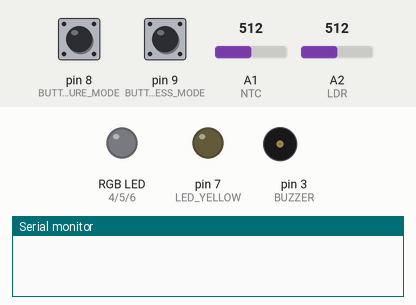
Bench run of a sketch on a simulated Arduino Uno, built with avr-gcc and run on an emulated ATmega328P. On the bench: an RGB LED mixed from three pins (HIGH = lit), output pins drawn as LEDs (lit = HIGH), buzzer (waves = sounding), the last lines printed to the serial monitor. The inputs (shaded band) are chosen by the test bench; at power-on: pin 8 (BUTTON_TEMPERATURE_MODE) HIGH, pin 9 (BUTTON_BRIGHTNESS_MODE) HIGH, A2 (LDR) = 512, A1 (NTC) = 512.

Above: at 1.2 s.
1.3 s: pin 8 (BUTTON_TEMPERATURE_MODE) pulled LOW for 0.15 s
At 1.8 s:
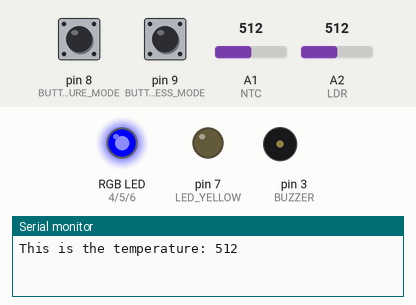
2.9 s: pin 9 (BUTTON_BRIGHTNESS_MODE) pulled LOW for 0.15 s
At 4.1 s:
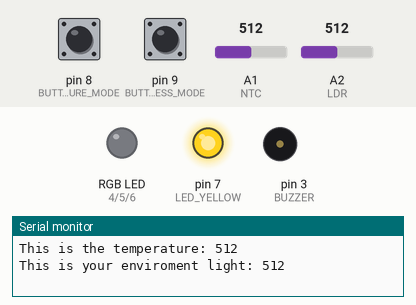
4.5 s: A2 (LDR) set to 544
6.0 s: A2 (LDR) set to 576
At 7.4 s:
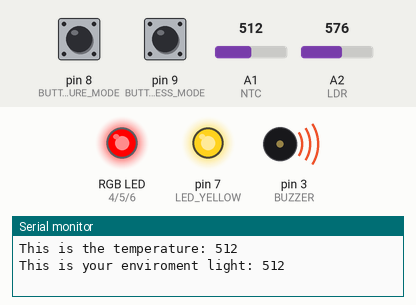
7.8 s: pin 8 (BUTTON_TEMPERATURE_MODE) pulled LOW for 1 s
At 8.3 s:
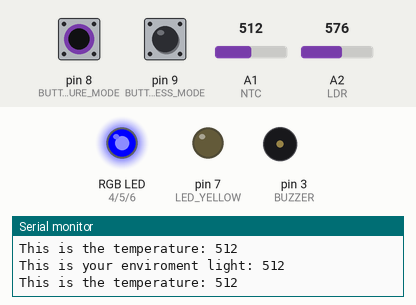
10.3 s: A1 (NTC) set to 480
At 11.6 s:
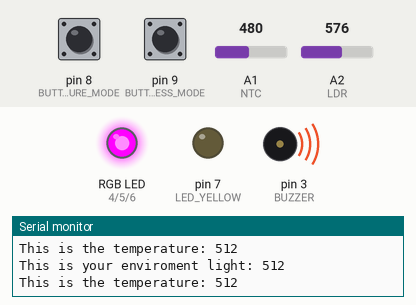
Timing chart, 0 to 13.3 s (numbered marks = the images above; inputs shaded):
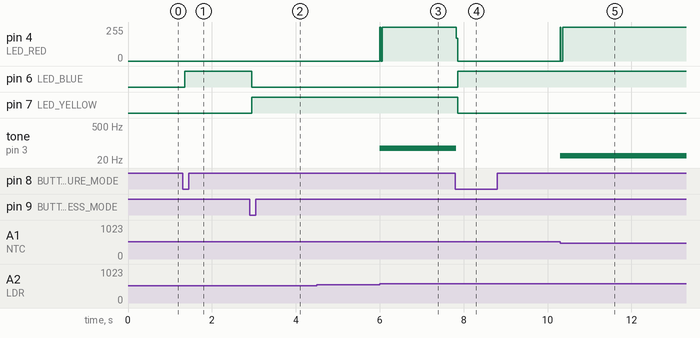

The sketch:

Ivona_reactor_alarm.ino
```cpp
const int LDR = A2;                                      //we defined Light Dependent Resistor
const int NTC = A1;                                      //we defined Negative Temperature Coefficient
const int LED_RED = 4;                                   //pin is defined as red LED
const int LED_GREEN = 5;                                 //pin is defined as green LED
const int LED_BLUE = 6;                                  //pin is defined as blue LED
const int LED_YELLOW = 7;                                //pin is defined as yellow LED
const int BUTTON_TEMPERATURE_MODE = 8;                   //Key 1 is defined as the Temperature mode button
const int BUTTON_BRIGHTNESS_MODE = 9;                    //Key 2 is defined as the Brightness mode button
const int BUZZER = 3;                                    //buzzer defined

//defining Environment light and Temperature for analog reading in void loop (so that when we read the value it stays the same while running a program)
int ENVIRONMENT_LIGHT;
int TEMPERATURE;
int DURATION = 0;                                        //definig a counter for 10 seconds for the buzzer
int modeCounter = 0;                                     //defining a counter that follows in which mode (Brightness or Temperature) are we

//defining the variables as boolean (they have two possible states - true/false, high/low, 0/1)
bool BUTTON_TEMPERATURE_MODE_STATE = false;
bool BUTTON_TEMPERATURE_MODE_OLD_STATE = false;
bool BUTTON_TEMPERATURE_MODE_CLICK = false;

bool BUTTON_BRIGHTNESS_MODE_STATE = false;
bool BUTTON_BRIGHTNESS_MODE_OLD_STATE = false;
bool BUTTON_BRIGHTNESS_MODE_CLICK = false;

void setup() {
  //definig pins as inputs, outputs or input_pullups(buttons)
  pinMode(LDR, INPUT);
  pinMode(NTC, INPUT);
  pinMode(BUZZER, OUTPUT);
  pinMode(LED_RED, OUTPUT);
  pinMode(LED_GREEN, OUTPUT);
  pinMode(LED_BLUE, OUTPUT);
  pinMode(LED_YELLOW, OUTPUT);
  pinMode(BUTTON_TEMPERATURE_MODE, INPUT_PULLUP);
  pinMode(BUTTON_BRIGHTNESS_MODE, INPUT_PULLUP);
  Serial.begin(9600);
  ENVIRONMENT_LIGHT = analogRead(A2);
  TEMPERATURE = analogRead(A1);
}

void loop() {
  //reading the LDR and NTC as analog inputs
  int ENVIRONMENT_LIGHT_NOW = analogRead(A2);
  int TEMPERATURE_NOW = analogRead(A1);

  //reading the Temperature mode and the Brightness mode buttons
  BUTTON_TEMPERATURE_MODE_STATE = digitalRead(BUTTON_TEMPERATURE_MODE);
  BUTTON_BRIGHTNESS_MODE_STATE = digitalRead(BUTTON_BRIGHTNESS_MODE);

  //comparing the button state of the Temperature mode button with the old state of the button
  if (BUTTON_TEMPERATURE_MODE_STATE != BUTTON_TEMPERATURE_MODE_OLD_STATE)
  {
    BUTTON_TEMPERATURE_MODE_OLD_STATE = BUTTON_TEMPERATURE_MODE_STATE; //if the BUTTON_TEMPERATURE_MODE_STATE has changed, we assign that new state to the BUTTON_TEMPERATURE_MODE_OLD_STATE
    BUTTON_TEMPERATURE_MODE_CLICK = true;                              //BUTTON_TEMPERATURE_MODE_CLICK changed its value from false to true
  }
  else
  {
    BUTTON_TEMPERATURE_MODE_CLICK = false;                             //if the change didn't happen, we don't change the value of the BUTTON_TEMPERATURE_MODE_CLICK
  }
  //comparing the button state of the Brightness mode button with the old state of the button
  if (BUTTON_BRIGHTNESS_MODE_STATE != BUTTON_BRIGHTNESS_MODE_OLD_STATE)
  {
    BUTTON_BRIGHTNESS_MODE_OLD_STATE = BUTTON_BRIGHTNESS_MODE_STATE;   //if the BUTTON_BRIGHTNESS_MODE_STATE has changed, we assign that new state to the BUTTON_BRIGHTNESS_MODE_OLD_STATE
    BUTTON_BRIGHTNESS_MODE_CLICK = true;                               //BUTTON_BRIGHTNESS_MODE_CLICK changed its value from false to true
  }
  else                                                                 //if the change didn't happen, we don't change the value of the BUTTON_BRIGHTNESS_MODE_CLICK
  {
    BUTTON_BRIGHTNESS_MODE_CLICK = false;
  }

  if (BUTTON_BRIGHTNESS_MODE_STATE == LOW)
  {
    delay(50);                                                         //soultion to the debouncing problem
    BUTTON_BRIGHTNESS_MODE_STATE = digitalRead(BUTTON_BRIGHTNESS_MODE);
    if (BUTTON_BRIGHTNESS_MODE_STATE == LOW)
    {
      if (BUTTON_BRIGHTNESS_MODE_CLICK)
      {
        modeCounter = 1;                                                //we are now in the Brightness mode untill we press the Temperature button, then the modeCounter becomes 2
        //signalizing which led is on
        digitalWrite(LED_YELLOW, HIGH);
        digitalWrite(LED_BLUE, LOW);

        Serial.print("This is your enviroment light: ") + Serial.println(ENVIRONMENT_LIGHT);   //showing value on the Serial Monitor
      }
    }
  }


  if (BUTTON_TEMPERATURE_MODE_STATE == LOW)
  {
    delay(50);                                                         //soultion to the debouncing problem
    BUTTON_TEMPERATURE_MODE_STATE = digitalRead(BUTTON_TEMPERATURE_MODE);
    if(BUTTON_TEMPERATURE_MODE_STATE == LOW)
    {
    if (BUTTON_TEMPERATURE_MODE_CLICK)
    {
      modeCounter = 2;                                                  //we are now in the Temperature mode untill we press the Brightness button, then the modeCounter becomes 1
      digitalWrite(LED_BLUE, HIGH);
      digitalWrite(LED_YELLOW, LOW);

      Serial.print("This is the temperature: ") + Serial.println(TEMPERATURE);
    }
    }
  }


  if(modeCounter == 1)
  {
  if(ENVIRONMENT_LIGHT + 50 < ENVIRONMENT_LIGHT_NOW)            //we want to activate the alarm when the value and the brightness increases by 50, not 1; threshold for Brightness mode
      {
        //defining that the buzzer will be on for 10 seconds
        while(DURATION<1000)
        {
          digitalWrite(LED_RED, HIGH);
          tone(BUZZER, 60, 10);
          delay(10);
          noTone(BUZZER);
          DURATION++;
          digitalWrite(LED_RED, LOW);
          BUTTON_TEMPERATURE_MODE_STATE = digitalRead(BUTTON_TEMPERATURE_MODE);
          if(BUTTON_TEMPERATURE_MODE_STATE == LOW)        //if we press the button for Temperature, the buzzer will stop and switch to the Brightness mode
          {
            modeCounter = 2;
            break;
          }

        }
        DURATION = 0;                                     //reseting the counter
      }
  }
  else if(modeCounter == 2)
  {
    if(TEMPERATURE - 20 > TEMPERATURE_NOW)          //we want to activate the alarm when the value decreases by 20 (and temperature increases by 20), not 1; threshold for Temperature mode
    {
      while(DURATION<1000)
      {
        digitalWrite(LED_RED, HIGH);
        tone(BUZZER, 30, 10);
        delay(10);
        noTone(BUZZER);
        DURATION++;
        digitalWrite(LED_RED, LOW);
        BUTTON_BRIGHTNESS_MODE_STATE = digitalRead(BUTTON_BRIGHTNESS_MODE);
        if(BUTTON_BRIGHTNESS_MODE_STATE == LOW)
          {
            modeCounter = 1;
            break;
          }
      }
      DURATION = 0;
    }
  }
}
```

Measured:
- the behaviour switches between 562 and 563 on A2 (LDR) (found by bisection; images 2 and 3)
- the behaviour switches between 492 and 491 on A1 (NTC) (found by bisection; images 4 and 5)
- after the input at 1.3 s, pin 6 (LED_BLUE): LOW → HIGH after 0.05 s
- after the input at 2.9 s, pin 6 (LED_BLUE): HIGH → LOW after 0.05 s; pin 7 (LED_YELLOW): LOW → HIGH after 0.05 s
- after the input at 4.5 s, every drawn part: stays the same
- after the input at 6.0 s, pin 4 (LED_RED): 0/255 → 255/255 at once; tone on pin 3 (BUZZER): silent → 60 Hz at once
- after the input at 7.8 s, pin 4 (LED_RED): 255/255 → 0/255 at once; pin 6 (LED_BLUE): LOW → HIGH after 0.06 s; pin 7 (LED_YELLOW): HIGH → LOW after 0.06 s; tone on pin 3 (BUZZER): 60 Hz → silent at once
- after the input at 10.3 s, pin 4 (LED_RED): 0/255 → 255/255 at once; tone on pin 3 (BUZZER): silent → 30 Hz at once
